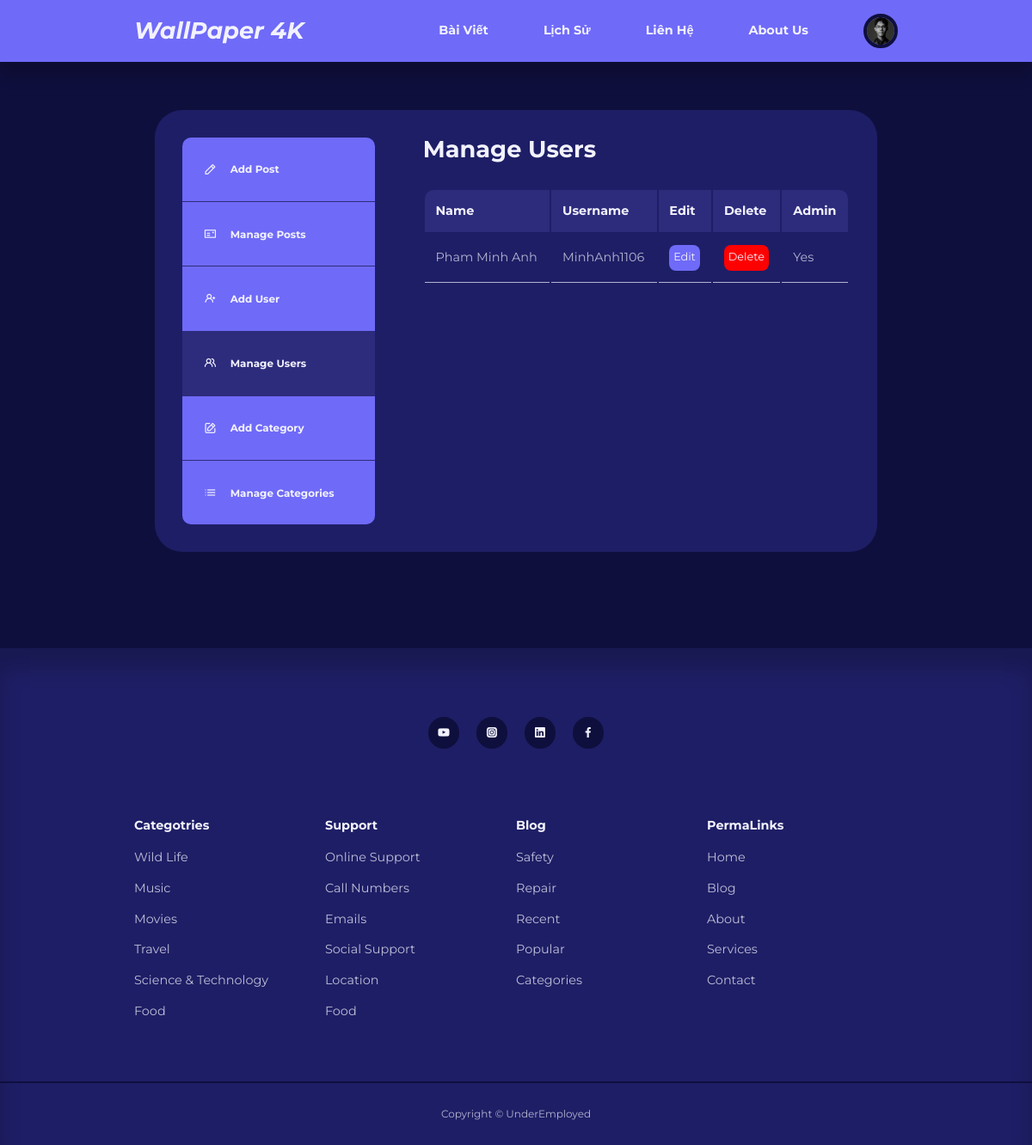
The page /admin/manage-users.php (signed in) on the database its author committed.
### tables this page shows
CREATE TABLE IF NOT EXISTS `users` (
  `id` int UNSIGNED NOT NULL AUTO_INCREMENT,
  `firstname` varchar(50) NOT NULL,
  `lastname` varchar(50) NOT NULL,
  `full_name` varchar(100) NOT NULL,
  `username` varchar(50) NOT NULL,
  `email` varchar(100) NOT NULL,
  `password` varchar(255) NOT NULL,
  `avatar` varchar(255) NOT NULL,
  `is_admin` tinyint(1) NOT NULL,
  PRIMARY KEY (`id`)
);

### admin/partials/header.php (called while the page is built, shortened)
<?php
require '../partials/header.php';
?>

### admin/manage-users.php (the view, shortened to what this page needs)
<?php
include "partials/header.php";
$current_admin_id = $_SESSION['user-id'];
$query = "SELECT id, firstname, lastname, username, is_admin FROM users WHERE NOT id = :current_admin_id";
$stmt = $connection->prepare($query);
$stmt->execute([':current_admin_id' => $current_admin_id]);
?>
<section class="dashboard">
    <div class="container dashboard__container">
        <aside>
            <ul>
                <li>
                    <a href="<?= ROOT_URL ?>admin/add-post.php">
                        <i class="uil uil-pen"></i>
                        <h5>Add Post</h5>
                    </a>
                </li>
                <li>
                    <a href="<?= ROOT_URL ?>admin/index.php">
                        <i class="uil uil-postcard"></i>
                        <h5>Manage Posts</h5>
                    </a>
                </li>
                <?php if (isset($_SESSION['user_is_admin'])): ?>
                <li>
                    <a href="<?= ROOT_URL ?>admin/add-user.php">
                        <i class="uil uil-user-plus"></i>
                        <h5>Add User</h5>
                    </a>
                </li>
                <li>
                    <a href="<?= ROOT_URL ?>admin/manage-users.php" class="active">
                        <i class="uil uil-users-alt"></i>
                        <h5>Manage Users</h5>
                    </a>
                </li>
                <li>
                    <a href="<?= ROOT_URL ?>admin/add-category.php">
                        <i class="uil uil-edit"></i>
                        <h5>Add Category</h5>
                    </a>
                </li>
                <li>
                    <a href="<?= ROOT_URL ?>admin/manage-categories.php">
                        <i class="uil uil-list-ul"></i>
                        <h5>Manage Categories</h5>
                    </a>
                </li>
                <?php endif ?>
            </ul>
        </aside>
        <main>
            <h2>Manage Users</h2>
            <?php if ($stmt->rowCount() > 0): ?>
            <table>
                <thead>
                    <tr>
                        <th>Name</th>
                        <th>Username</th>
                        <th>Edit</th>
                        <th>Delete</th>
                        <th>Admin</th>
                    </tr>
                </thead>
                <tbody>
                    <?php while ($user = $stmt->fetch(PDO::FETCH_ASSOC)): ?>
                    <tr>
                        <td><?= $user["firstname"] . " " . $user['lastname'] ?></td>
                        <td><?= $user["username"] ?> </td>
                        <td><a href="<?= ROOT_URL ?>admin/edit-user.php?id=<?= $user['id'] ?>" class="btn sm">Edit</a></td>
                        <td><a href="<?= ROOT_URL ?>admin/delete-users.php?id=<?= $user['id'] ?>" class="btn sm danger">Delete</a></td>
                        <td><?= $user["is_admin"] ? 'Yes' : 'No' ?></td>
                    </tr>
                    <?php endwhile ?>
                </tbody>
            </table>
            <?php else: ?>
                <div class="alert__message error">No users found</div>
            <?php endif ?>
        </main>
    </div>
</section>
<?php
include "../partials/footer.php";
?>

### partials/header.php (shortened to what this page needs)
<?php
require 'config/database.php';
if (isset($_SESSION['user-id'])) {
    $id = filter_var($_SESSION['user-id'], FILTER_SANITIZE_NUMBER_INT);
    $query = "SELECT avatar FROM users WHERE id = :id";
    $stmt = $connection->prepare($query);
    $stmt->bindParam(':id', $id, PDO::PARAM_INT);
    $stmt->execute();
    $avatar = $stmt->fetch(PDO::FETCH_ASSOC);
}
?>
<!DOCTYPE HTML>
<html lang="en">
<head>
    <link rel="stylesheet" href="<?= ROOT_URL ?>css/style.css">
    <link rel="stylesheet" href="https://unicons.iconscout.com/release/v4.0.8/css/line.css">
</head>
<body>
    <nav>
        <div class="container nav__container">
            <a href="<?= ROOT_URL ?>index.php" class="nav__logo">
                <h2 style="font-style: oblique;">WallPaper 4K</h3>
            </a>
            <ul class="nav__items">
                <li><a href="<?= ROOT_URL ?>blog.php" class="nav-bar-tilte-hover">Bài Viết</a></li>
                <li><a href="<?= ROOT_URL ?>services.php" class="nav-bar-tilte-hover">Lịch Sử</a></li>
                <li><a href="<?= ROOT_URL ?>contact.php" class="nav-bar-tilte-hover">Liên Hệ</a></li>
                <li><a href="<?= ROOT_URL ?>about.php" class="nav-bar-tilte-hover">About Us</a></li>
                <?php if (isset($_SESSION['user-id'])) : ?>
                    <li class="nav__profile">
                        <div class="avatar">
                            <img src="<?= ROOT_URL . 'images/' . $avatar['avatar'] ?>">
                        </div>
                    </li>
                <?php else : ?>
                    <li><a href="<?= ROOT_URL ?>signin.php" class="nav-bar-tilte-hover">Đăng Nhập</a></li>
                <?php endif ?>
            </ul>
        </div>
    </nav>

### css/style.css (style rules this page uses)
:root { --color-primary: #6f6af8; --color-primary-light: hsl(242, 91%, 69%, 18%); --color-primary-variant: #5854c7; --color-red: #da0f3f; --color-red-light: hsl(346, 87%, 46%, 15%); --color-green: #00c476; --color-green-light: hsl(156, 100%, 38%, 15%); --color-gray-900: #1e1e66; --color-gray-700: #2d2b7c; --color-gray-300: rgba(242, 242, 254, 0.3); --color-gray-200: rgba(242, 242, 254, 0.7); --color-white: #f2f2fe; --color-bg: #0f0f3e; --transition: all 300ms ease; --container-width-lg: 74%; --container-width-md: 88%; --form-width: 40%; --card-border-radius-1: 0.3rem; --card-border-radius-2: 0.5rem; --card-border-radius-3: 0.8rem; --card-border-radius-4: 2rem; --card-border-radius-5: 5rem; }
* { margin: 0; padding: 0; outline: 0; border: 0; appearance: 0; list-style: none; text-decoration: none; box-sizing: border-box; }
body { font-family: "Montserrat", sans-serif; line-height: 1.6; color: var(--color-gray-200); overflow-x: hidden; background: var(--color-bg); font-size: 0.9rem; }
.container { width: var(--container-width-lg); max-width: 1800px; margin-inline: auto; }
section { margin-top: 3rem; width: 100vw; }
h1, h2, h3, h4, h5 { color: var(--color-white); line-height: 1.3; }
h2 { font-size: 1.7rem; margin: 1rem 0; }
a { color: var(--color-white); }
img { display: block; width: 100%; object-fit: cover; height: 100%; }
nav { background: var(--color-primary); width: 100vw; height: 4.5rem; position: fixed; top: 0; z-index: 10; box-shadow: 0 1rem 1rem rgba(0, 0, 0, 0.2); }
.nav__container { height: 100%; display: flex; align-items: center; justify-content: space-between; }
.avatar { width: 2.5rem; height: 2.5rem; border-radius: 50%; overflow: hidden; border: 0.3rem solid var(--color-bg); }
.nav__logo { font-weight: 600; font-size: 1.2rem; }
.nav__items { display: flex; align-items: center; gap: 4rem; font-weight: bold; }
.nav__profile { position: relative; cursor: pointer; }
.btn { display: inline-block; width: fit-content; padding: 0.6rem 1.2rem; background-color: var(--color-primary); border-radius: var(--card-border-radius-2); cursor: pointer; transition: var(--transition); color: var(--color-white); }
.btn.sm { padding: 0.3rem; font-size: 0.8rem; }
.btn.danger { background-color: red; }
.dashboard { margin-top: 6rem; padding: 2rem; }
.dashboard__container { display: grid; grid-template-columns: 14rem auto; gap: 2rem; background: var(--color-gray-900); padding: 2rem; margin-bottom: 5rem; border-radius: 2rem; }
.dashboard aside a { color: var(--color-white); background: var(--color-primary); display: flex; gap: 1rem; align-items: center; padding: 1.6rem; }
.dashboard aside ul li:not(:last-child) a { border-bottom: 1px solid var(--color-gray-700); }
.dashboard aside a.active { background-color: var(--color-gray-700); }
.dashboard aside ul li:not(:last-child):not(:first-child) a { border-bottom: 1px solid var(--color-gray-700); }
.dashboard aside ul li:first-child a { border-top-left-radius: 10px; border-top-right-radius: 10px; }
.dashboard main table th:first-child { border-top-left-radius: 10px; }
.dashboard main table th:last-child { border-top-right-radius: 10px; }
.dashboard aside ul li:last-child a { border-bottom-left-radius: 10px; border-bottom-right-radius: 10px; }
.dashboard main { margin-left: 1.5rem; }
.dashboard main h2 { margin: 0 0 2rem 0; line-height: 1; }
.dashboard main table { width: 100%; text-align: left; }
.dashboard main table th { background: var(--color-gray-700); padding: 0.8rem; color: var(--color-white); }
.dashboard main table td { padding: 0.8rem; border-bottom: 1px solid var(--color-gray-200); }

### partials/header.php (style rules this page uses)
.nav-bar-tilte-hover { display: inline-block; transition: transform 0.3s ease; }

### rows shown on the page
users: avatar (picture)
users: firstname "Pham", lastname "Minh Anh", username "MinhAnh1106", is_admin "Yes"
